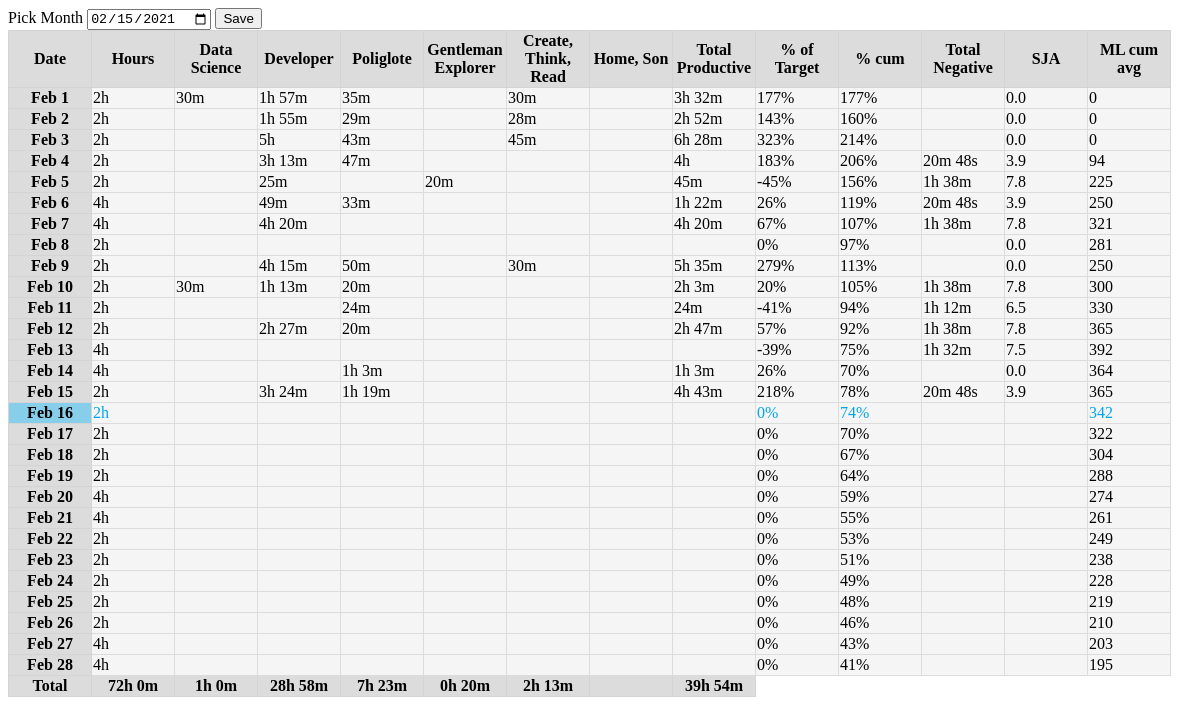
The page / on the database its author committed.
### mymonth/models.py (models this page shows, shortened)
class Settings(db.Model):
    id = db.Column(db.Integer, primary_key = True)
    current_month_date = db.Column(db.Date)

class Days(db.Model):
    id = db.Column(db.Date, primary_key = True)
    ds = db.Column(db.Interval)   # Data Science
    dev = db.Column(db.Interval)  # Developer
    pol = db.Column(db.Interval)  # Poliglote
    ge = db.Column(db.Interval)   # Gentleman Explorer
    crt = db.Column(db.Interval)  # Create Read Think
    hs = db.Column(db.Interval)   # Home Son
    alk = db.Column(db.Float)     # Alko

### mymonth/routes.py (the view)
@app.route('/', methods=['GET', 'POST'])
def home():
    REF_DATE = Settings.query.first().current_month_date
    month_start, month_end, month_all_days = get_month_days(REF_DATE)
    days = Days.query.filter(Days.id >= month_start).filter(Days.id <= month_end).all()
    days_in_db = [day.id for day in days]
    for day_index in month_all_days:
        if day_index not in days_in_db:
            db.session.add(Days(id=day_index))
        db.session.commit()
    days = Days.query.filter(Days.id >= month_start).filter(Days.id <= month_end).all()
    cum_TargetHours = timedelta()
    row_with_totals = {'ds': timedelta(), 'dev': timedelta(), 'pol': timedelta(), 'ge': timedelta(), 'crt': timedelta(), 'hs': timedelta()}
    cum_TotalProductive = timedelta()
    cum_TotalNegative = timedelta()
    cum_alk = 0
    for i, day in enumerate(days, start=1):
        day.s_TargetHours = get_target_productive_hours_per_day(day.id)
        day.s_TotalProductive = timedelta(seconds=0)
        for col in row_with_totals:
            value = getattr(day, col)
            if value is not None:
                row_with_totals[col] += value
                day.s_TotalProductive += value
        day.s_TotalNegative = timedelta(seconds=0)
        if day.alk is not None:
            day.s_TotalNegative = max(day.alk - 2.86, 0) * timedelta(minutes=20)
            cum_alk += day.alk
        day.s_PercOfTarget = (day.s_TotalProductive - day.s_TotalNegative) / day.s_TargetHours
        cum_TargetHours += day.s_TargetHours
        cum_TotalProductive += day.s_TotalProductive
        cum_TotalNegative += day.s_TotalNegative
        day.cum_PercOfTarget = (cum_TotalProductive - cum_TotalNegative) / cum_TargetHours
        day.cum_alk = (cum_alk / i) / 7.8 * 750
        day.style_today_tr_hd = ""
        day.style_today_tr_td = ""
        if day.id == date.today():
            day.style_today_tr_hd = "today_header"
            day.style_today_tr_td = "today_cell"
    row_with_totals['targethours'] = cum_TargetHours
    row_with_totals['totalproductive'] = cum_TotalProductive
    form_settings = EditSettings()
    settings = Settings.query.first()
    if request.method == 'POST':
        settings.current_month_date = form_settings.current_month_date.data
        db.session.commit()
        return redirect(url_for('home'))
    return render_template('home.html', days=days, f_string_from_duration=string_from_duration,
                            f_string_from_float=string_from_float, form_settings=form_settings, settings=settings, row_with_totals=row_with_totals)

### mymonth/forms.py
class EditSettings(FlaskForm):
    current_month_date = DateField(label="Pick Month")
    submit = SubmitField(label='Save')

### mymonth/utils.py (called while the page is built)
def get_month_days(reference_date):
    first_day = date(year=reference_date.year, month=reference_date.month, day=1)
    last_day = date(year=reference_date.year, month=reference_date.month, day=monthrange(year=reference_date.year, month=reference_date.month)[1])
    days_in_month = (last_day - first_day).days + 1
    all_days = [date(year=first_day.year, month=first_day.month, day=day) for day in range(1, days_in_month + 1)]
    return first_day, last_day, all_days

def string_from_float(x):
    outcome = x
    if x is None:
        outcome = ''
    return outcome

def get_target_productive_hours_per_day(input_date):
    weekday_nb = input_date.weekday()
    dict_productive_hours_per_weekday = {0: 2, 1: 2, 2: 2, 3: 2, 4: 2, 5: 4, 6: 4}  # Saturday (5) and Sunday (6) get 4hrs, rest (0-4) 2hrs
    return timedelta(hours=dict_productive_hours_per_weekday.get(weekday_nb))

### mymonth/templates/home.html (shortened to what this page needs)
{% extends "layout.html" %}
{% block content %}
<form method="POST" action="">
    {{ form_settings.current_month_date.label }}
    {{ form_settings.current_month_date(value=settings.current_month_date) }}
    {{ form_settings.submit }}
</form>
<table>
    <tr>
        <th>Date</th>
        <th>Hours</th>
        <th>Data Science</th>
        <th>Developer</th>
        <th>Poliglote</th>
        <th>Gentleman Explorer</th>
        <th>Create, Think, Read</th>
        <th>Home, Son</th>
        <th>Total Productive</th>
        <th>% of Target</th>
        <th>% cum</th>
        <th>Total Negative</th>
        <th>SJA</th>
        <th>ML cum avg</th>
    </tr>
{% for day in days %}
    <tr>
        <th class="day_date {{ day.style_today_tr_hd }}"><a href="{{ url_for('edit_day', id_day=day.id) }}">{{ day.id.strftime('%b %e') }}</a></th>
        <td class="{{ day.style_today_tr_td}}">{{ f_string_from_duration(day.s_TargetHours) }}</td>
        <td class="{{ day.style_today_tr_td}}">{{ f_string_from_duration(day.ds) }}</td>
        <td class="{{ day.style_today_tr_td}}">{{ f_string_from_duration(day.dev) }}</td>
        <td class="{{ day.style_today_tr_td}}">{{ f_string_from_duration(day.pol) }}</td>
        <td class="{{ day.style_today_tr_td}}">{{ f_string_from_duration(day.ge) }}</td>
        <td class="{{ day.style_today_tr_td}}">{{ f_string_from_duration(day.crt) }}</td>
        <td class="{{ day.style_today_tr_td}}">{{ f_string_from_duration(day.hs) }}</td>
        <td class="{{ day.style_today_tr_td}}">{{ f_string_from_duration(day.s_TotalProductive) }}</td>
        <td class="{{ day.style_today_tr_td}}">{{ '{:0.0%}'.format(day.s_PercOfTarget) }}</td>
        <td class="{{ day.style_today_tr_td}}">{{ '{:0.0%}'.format(day.cum_PercOfTarget) }}</td>
        <td class="{{ day.style_today_tr_td}}">{{ f_string_from_duration(day.s_TotalNegative) }}</td>
        <td class="{{ day.style_today_tr_td}}">{{ f_string_from_float(day.alk) }}</td>
        <td class="{{ day.style_today_tr_td}}">{{ '{:0,.0f}'.format(day.cum_alk) }}</td>
    </tr>
{% endfor %}
    <tr>
        <th>Total</th>
        <th>{{ f_string_from_duration(row_with_totals.targethours, 'hm') }}</th>
        <th>{{ f_string_from_duration(row_with_totals.ds, 'hm') }}</th>
        <th>{{ f_string_from_duration(row_with_totals.dev, 'hm') }}</th>
        <th>{{ f_string_from_duration(row_with_totals.pol, 'hm') }}</th>
        <th>{{ f_string_from_duration(row_with_totals.ge, 'hm') }}</th>
        <th>{{ f_string_from_duration(row_with_totals.crt, 'hm') }}</th>
        <th>{{ f_string_from_duration(row_with_totals.hs, 'hm') }}</th>
        <th>{{ f_string_from_duration(row_with_totals.totalproductive, 'hm') }}</th>
    </tr>
</table>
{% endblock content %}

### mymonth/static/styles.css (style rules this page uses)
table { border-spacing: 1px; border-collapse: collapse; }
a { color: #000; text-decoration: none; }
td { background-color: whitesmoke; border: 1px solid gainsboro; }
th { background-color: gainsboro; border: 1px solid rgb(212, 212, 212); width: 80px; }
.today_header { background-color: skyblue; }
.today_cell { color:rgb(0, 166, 231); }

### rows shown on the page
Settings: current_month_date "02/15/2021"
Days: id "Feb 1", f_string_from_duration "2h", ds "30m", dev "1h 57m", pol "35m", crt "30m", f_string_from_duration "3h 32m", s_PercOfTarget "177%", cum_PercOfTarget "177%", alk "0.0", cum_alk "0"
Days: id "Feb 2", f_string_from_duration "2h", dev "1h 55m", pol "29m", crt "28m", f_string_from_duration "2h 52m", s_PercOfTarget "143%", cum_PercOfTarget "160%", alk "0.0", cum_alk "0"
Days: id "Feb 3", f_string_from_duration "2h", dev "5h", pol "43m", crt "45m", f_string_from_duration "6h 28m", s_PercOfTarget "323%", cum_PercOfTarget "214%", alk "0.0", cum_alk "0"
Days: id "Feb 4", f_string_from_duration "2h", dev "3h 13m", pol "47m", f_string_from_duration "4h", s_PercOfTarget "183%", cum_PercOfTarget "206%", f_string_from_duration "20m 48s", alk "3.9", cum_alk "94"
Days: id "Feb 5", f_string_from_duration "2h", dev "25m", ge "20m", f_string_from_duration "45m", s_PercOfTarget "-45%", cum_PercOfTarget "156%", f_string_from_duration "1h 38m", alk "7.8", cum_alk "225"
Days: id "Feb 6", f_string_from_duration "4h", dev "49m", pol "33m", f_string_from_duration "1h 22m", s_PercOfTarget "26%", cum_PercOfTarget "119%", f_string_from_duration "20m 48s", alk "3.9", cum_alk "250"
Days: id "Feb 7", f_string_from_duration "4h", dev "4h 20m", f_string_from_duration "4h 20m", s_PercOfTarget "67%", cum_PercOfTarget "107%", f_string_from_duration "1h 38m", alk "7.8", cum_alk "321"
Days: id "Feb 8", f_string_from_duration "2h", s_PercOfTarget "0%", cum_PercOfTarget "97%", alk "0.0", cum_alk "281"
Days: id "Feb 9", f_string_from_duration "2h", dev "4h 15m", pol "50m", crt "30m", f_string_from_duration "5h 35m", s_PercOfTarget "279%", cum_PercOfTarget "113%", alk "0.0", cum_alk "250"
Days: id "Feb 10", f_string_from_duration "2h", ds "30m", dev "1h 13m", pol "20m", f_string_from_duration "2h 3m", s_PercOfTarget "20%", cum_PercOfTarget "105%", f_string_from_duration "1h 38m", alk "7.8", cum_alk "300"
Days: id "Feb 11", f_string_from_duration "2h", pol "24m", f_string_from_duration "24m", s_PercOfTarget "-41%", cum_PercOfTarget "94%", f_string_from_duration "1h 12m", alk "6.5", cum_alk "330"
Days: id "Feb 12", f_string_from_duration "2h", dev "2h 27m", pol "20m", f_string_from_duration "2h 47m", s_PercOfTarget "57%", cum_PercOfTarget "92%", f_string_from_duration "1h 38m", alk "7.8", cum_alk "365"
Days: id "Feb 13", f_string_from_duration "4h", s_PercOfTarget "-39%", cum_PercOfTarget "75%", f_string_from_duration "1h 32m", alk "7.5", cum_alk "392"
Days: id "Feb 14", f_string_from_duration "4h", pol "1h 3m", f_string_from_duration "1h 3m", s_PercOfTarget "26%", cum_PercOfTarget "70%", alk "0.0", cum_alk "364"
Days: id "Feb 15", f_string_from_duration "2h", dev "3h 24m", pol "1h 19m", f_string_from_duration "4h 43m", s_PercOfTarget "218%", cum_PercOfTarget "78%", f_string_from_duration "20m 48s", alk "3.9", cum_alk "365"
Days: id "Feb 16", f_string_from_duration "2h", s_PercOfTarget "0%", cum_PercOfTarget "74%", cum_alk "342"
Days: id "Feb 17", f_string_from_duration "2h", s_PercOfTarget "0%", cum_PercOfTarget "70%", cum_alk "322"
Days: id "Feb 18", f_string_from_duration "2h", s_PercOfTarget "0%", cum_PercOfTarget "67%", cum_alk "304"
Days: id "Feb 19", f_string_from_duration "2h", s_PercOfTarget "0%", cum_PercOfTarget "64%", cum_alk "288"
Days: id "Feb 20", f_string_from_duration "4h", s_PercOfTarget "0%", cum_PercOfTarget "59%", cum_alk "274"
Days: id "Feb 21", f_string_from_duration "4h", s_PercOfTarget "0%", cum_PercOfTarget "55%", cum_alk "261"
Days: id "Feb 22", f_string_from_duration "2h", s_PercOfTarget "0%", cum_PercOfTarget "53%", cum_alk "249"
Days: id "Feb 23", f_string_from_duration "2h", s_PercOfTarget "0%", cum_PercOfTarget "51%", cum_alk "238"
Days: id "Feb 24", f_string_from_duration "2h", s_PercOfTarget "0%", cum_PercOfTarget "49%", cum_alk "228"
Days: id "Feb 25", f_string_from_duration "2h", s_PercOfTarget "0%", cum_PercOfTarget "48%", cum_alk "219"
Days: id "Feb 26", f_string_from_duration "2h", s_PercOfTarget "0%", cum_PercOfTarget "46%", cum_alk "210"
Days: id "Feb 27", f_string_from_duration "4h", s_PercOfTarget "0%", cum_PercOfTarget "43%", cum_alk "203"
Days: id "Feb 28", f_string_from_duration "4h", s_PercOfTarget "0%", cum_PercOfTarget "41%", cum_alk "195"

### other values the page prints
{{ f_string_from_duration(row_with_totals.targethours, 'hm') }} "72h 0m"
{{ f_string_from_duration(row_with_totals.ds, 'hm') }} "1h 0m"
{{ f_string_from_duration(row_with_totals.dev, 'hm') }} "28h 58m"
{{ f_string_from_duration(row_with_totals.pol, 'hm') }} "7h 23m"
{{ f_string_from_duration(row_with_totals.ge, 'hm') }} "0h 20m"
{{ f_string_from_duration(row_with_totals.crt, 'hm') }} "2h 13m"
{{ f_string_from_duration(row_with_totals.totalproductive, 'hm') }} "39h 54m"
